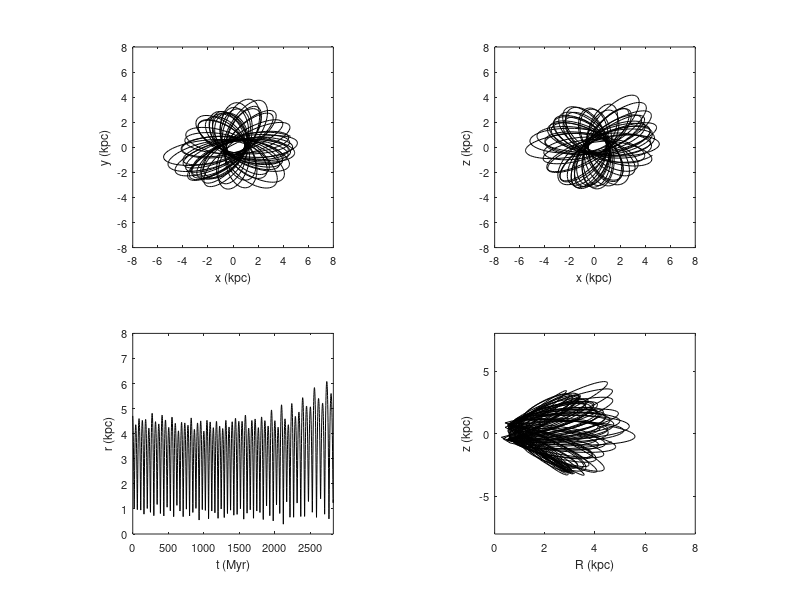

Write the MATLAB code that produced this figure.
clear all
close all

data = load('ax_coeff.dat');

whitebg('w')

t = data(:,1);

x = data(:,12);
y = data(:,13);
z = data(:,14);

v_x = data(:,15);
v_y = data(:,16);
v_z = data(:,17);

R = sqrt(x.^2+y.^2);
r = sqrt(x.^2+y.^2+z.^2);



subplot(2,2,1), plot(x,y,'k')

xlabel('x (kpc)','fontsize',9)
ylabel('y (kpc)','fontsize',9)
axis([-8 8 -8 8])
set(gca,'xtick',(-8:2:8),'ytick',(-8:2:8),'fontsize',8)
axis square


subplot(2,2,2), plot(x,z,'k')

xlabel('x (kpc)','fontsize',9)
ylabel('z (kpc)','fontsize',9)
axis([-8 8 -8 8])
set(gca,'xtick',(-8:2:8),'ytick',(-8:2:8),'fontsize',8)
axis square

subplot(2,2,3), plot(t,r,'k')

xlabel('t (Myr)','fontsize',9)
ylabel('r (kpc)','fontsize',9)
axis([0 max(t) 0 8])
set(gca,'ytick',(0:8),'fontsize',8)
axis square


subplot(2,2,4), plot(R,z,'k')

xlabel('R (kpc)','fontsize',9)
ylabel('z (kpc)','fontsize',9)
axis square
axis([0 8 -8 8])
set(gca,'fontsize',8)
